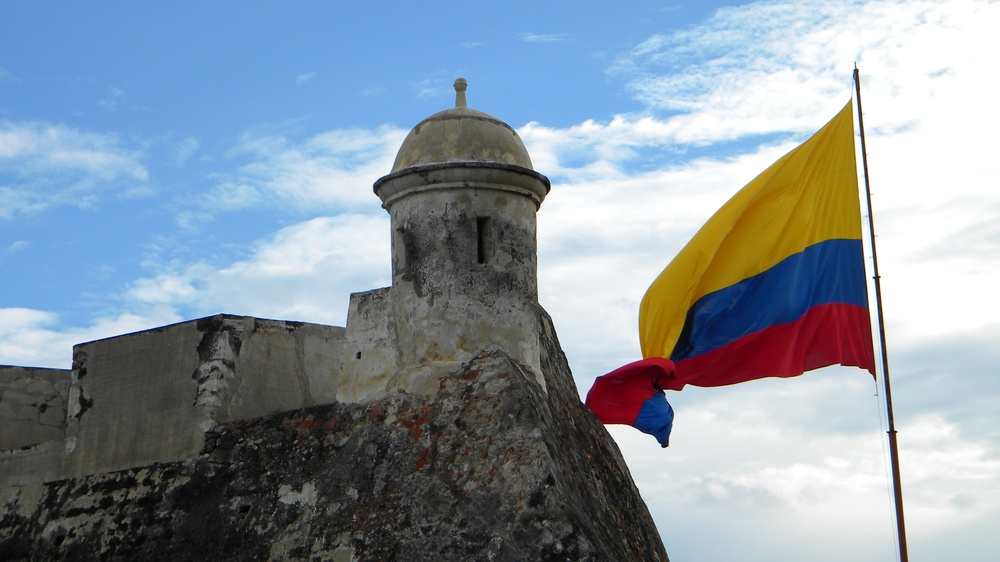
#> input picture images/cartagena.JPG, 1000 x 562 px, shrunk from 3584 x 2016 before the run, found by its file name
$ python histogram.py
#> lines starting #> are read from the running program, lines starting #| are printed output that depends on the picture
import cv2
import matplotlib.pyplot as plt
import numpy as np

img = cv2.imread('../images/cartagena.jpg')
#> img is the input picture: shape (562, 1000, 3); mean B, G, R 161.9, 150.4, 137.4
blue_ch, green_ch, red_ch = cv2.split(img)
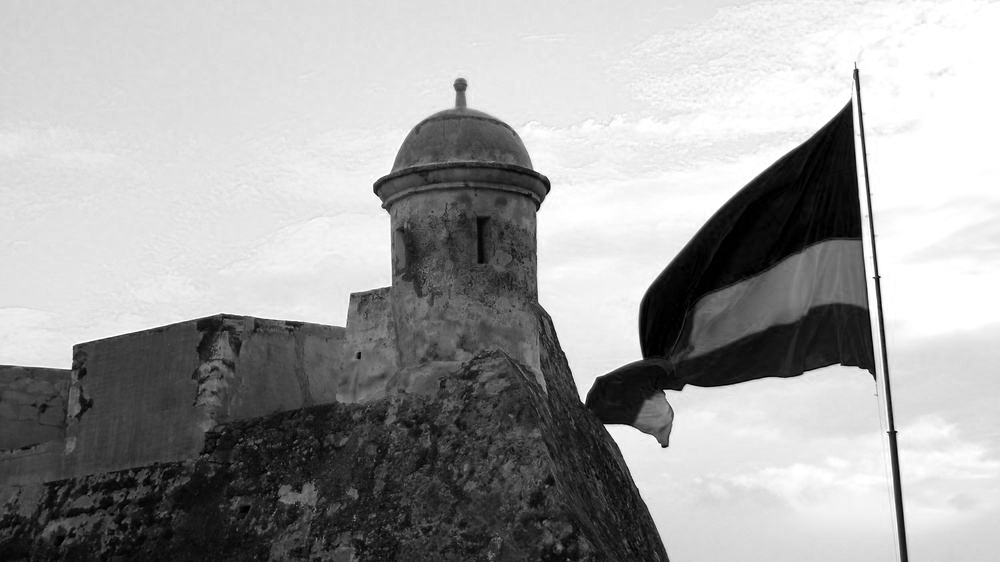
#> blue_ch: shape (562, 1000); min 0, max 255, mean 161.9
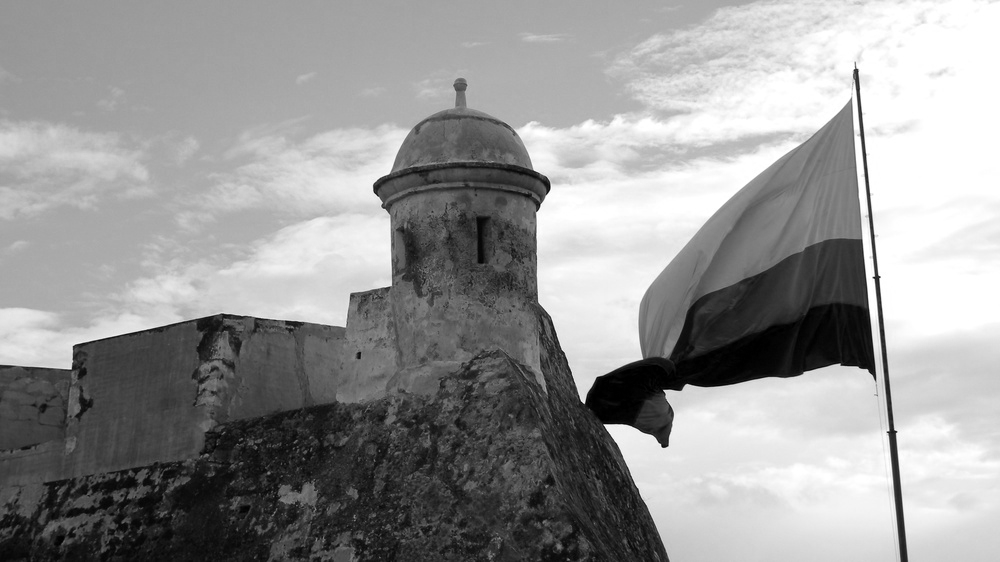
#> green_ch: shape (562, 1000); min 0, max 255, mean 150.4
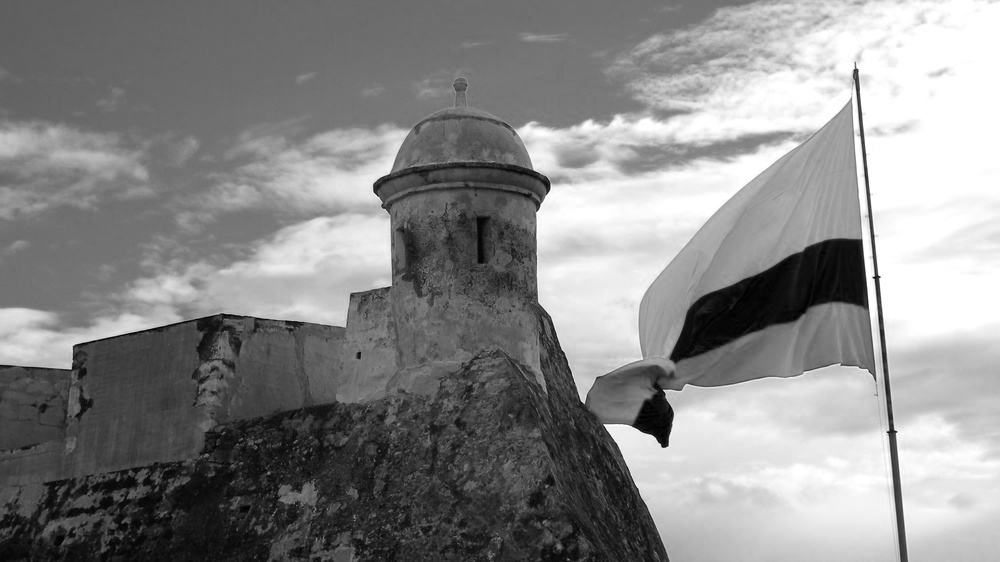
#> red_ch: shape (562, 1000); min 0, max 255, mean 137.4

hist_red = cv2.calcHist([red_ch], [0], None, [256], [0, 256])
#> hist_red = 256 values, max 32924 at index 255, min 39 at index 1, mean 2195.3
hist_green = cv2.calcHist([green_ch], [0], None, [256], [0, 256])
#> hist_green = 256 values, max 36551 at index 255, min 83 at index 147, mean 2195.3
hist_blue = cv2.calcHist([blue_ch], [0], None, [256], [0, 256])
#> hist_blue = 256 values, max 36578 at index 255, min 15 at index 190, mean 2195.3

pixels = np.arange(0, 256)
fig, (ax1, ax2, ax3) = plt.subplots(nrows=1, ncols=3)
ax1.bar(pixels, hist_red.ravel(), color='red')
ax2.bar(pixels, hist_green.ravel(), color='green')
ax3.bar(pixels, hist_blue.ravel(), color='blue')
plt.show()
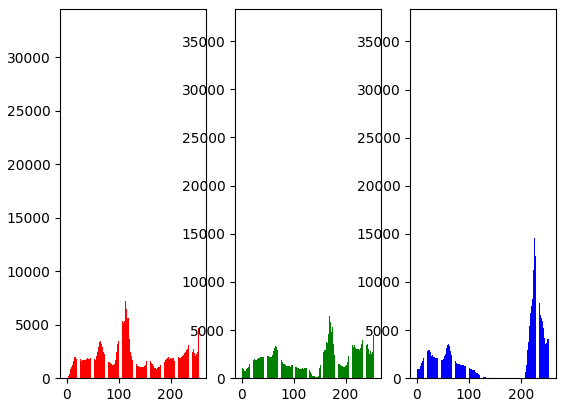
#> figure drawn by matplotlib, 3 panels; panel 1: tallest bar 32924 high, from x = 254.6 to 255.4; panel 2: tallest bar 36551 high, from x = 254.6 to 255.4; panel 3: tallest bar 36578 high, from x = 254.6 to 255.4

$ run again, with images/beach.jpg copied over images/cartagena.JPG
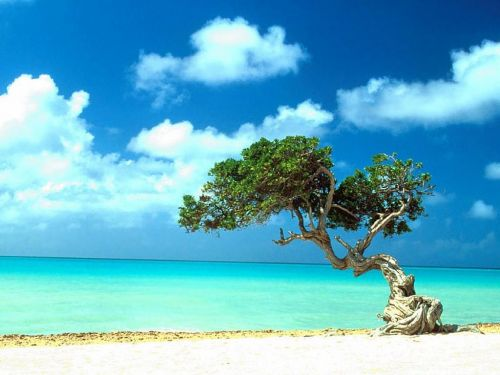
#> input picture images/beach.jpg, 500 x 375 px, found by its file name
#> img is the input picture: shape (375, 500, 3); mean B, G, R 199.3, 176.8, 99.3
#> `blue_ch, green_ch, red_ch = cv2.split(img)`:
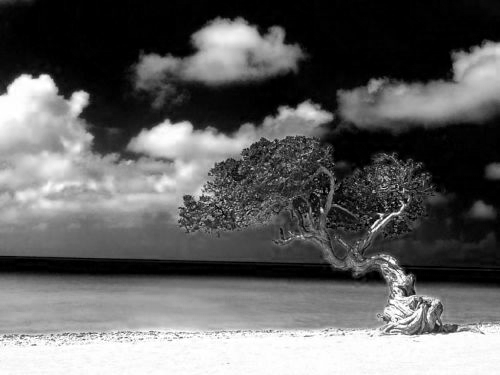
#> red_ch: shape (375, 500); min 0, max 255, mean 99.3
#> hist_red = 256 values, max 18416 at index 0, min 148 at index 221, mean 732.4
#> hist_green = 256 values, max 7115 at index 252, min 7 at index 1, mean 732.4
#> hist_blue = 256 values, max 5993 at index 255, min 66 at index 1, mean 732.4
#> `plt.show()`:
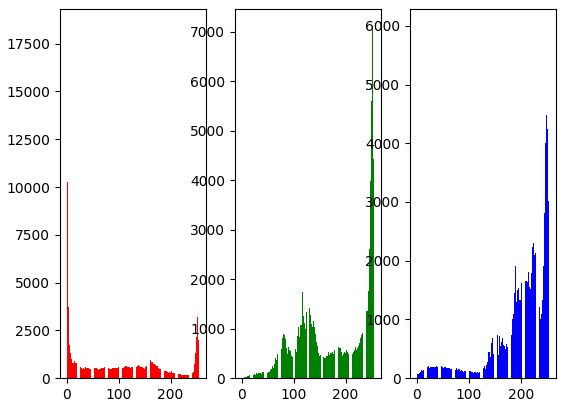
#> figure drawn by matplotlib, 3 panels; panel 1: tallest bar 18416 high, from x = -0.4 to 0.4; panel 2: tallest bar 7115 high, from x = 251.6 to 252.4; panel 3: tallest bar 5993 high, from x = 254.6 to 255.4
